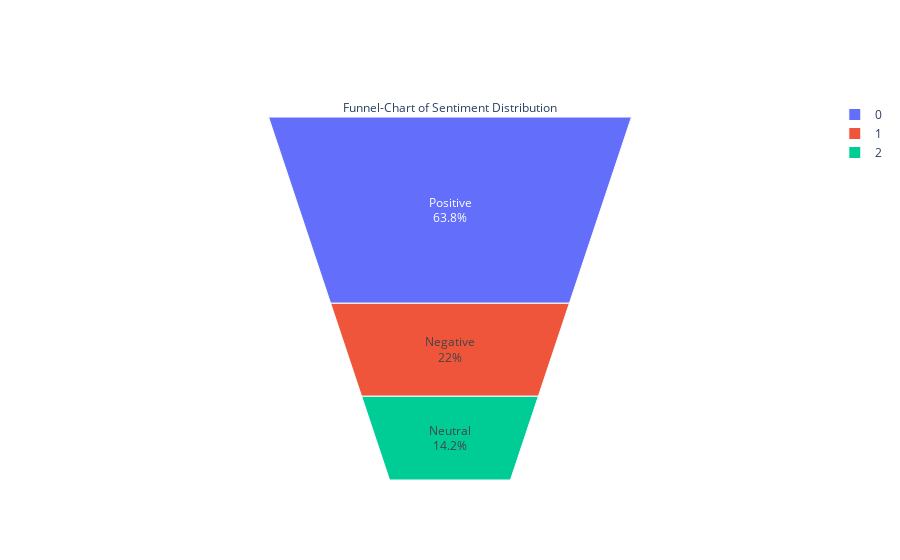

Here is the notebook cell this chart was saved with:
### Code cell
fig = go.Figure(go.Funnelarea(
    text =temp.sentiment,
    values = temp.Translated_Review,
    title = {"position": "top center", "text": "Funnel-Chart of Sentiment Distribution"}
    ))
fig.show()

### Figure 1 — Plotly figure (JSON) as saved in the notebook; plotly's stock layout.template omitted (floating-point values rounded to 4 significant figures)
{"data": [{"text": ["Positive", "Negative", "Neutral"], "title": {"position": "top center", "text": "Funnel-Chart of Sentiment Distribution"}, "type": "funnelarea", "values": [8977, 3095, 1996]}], "layout": {"autosize": true}}
